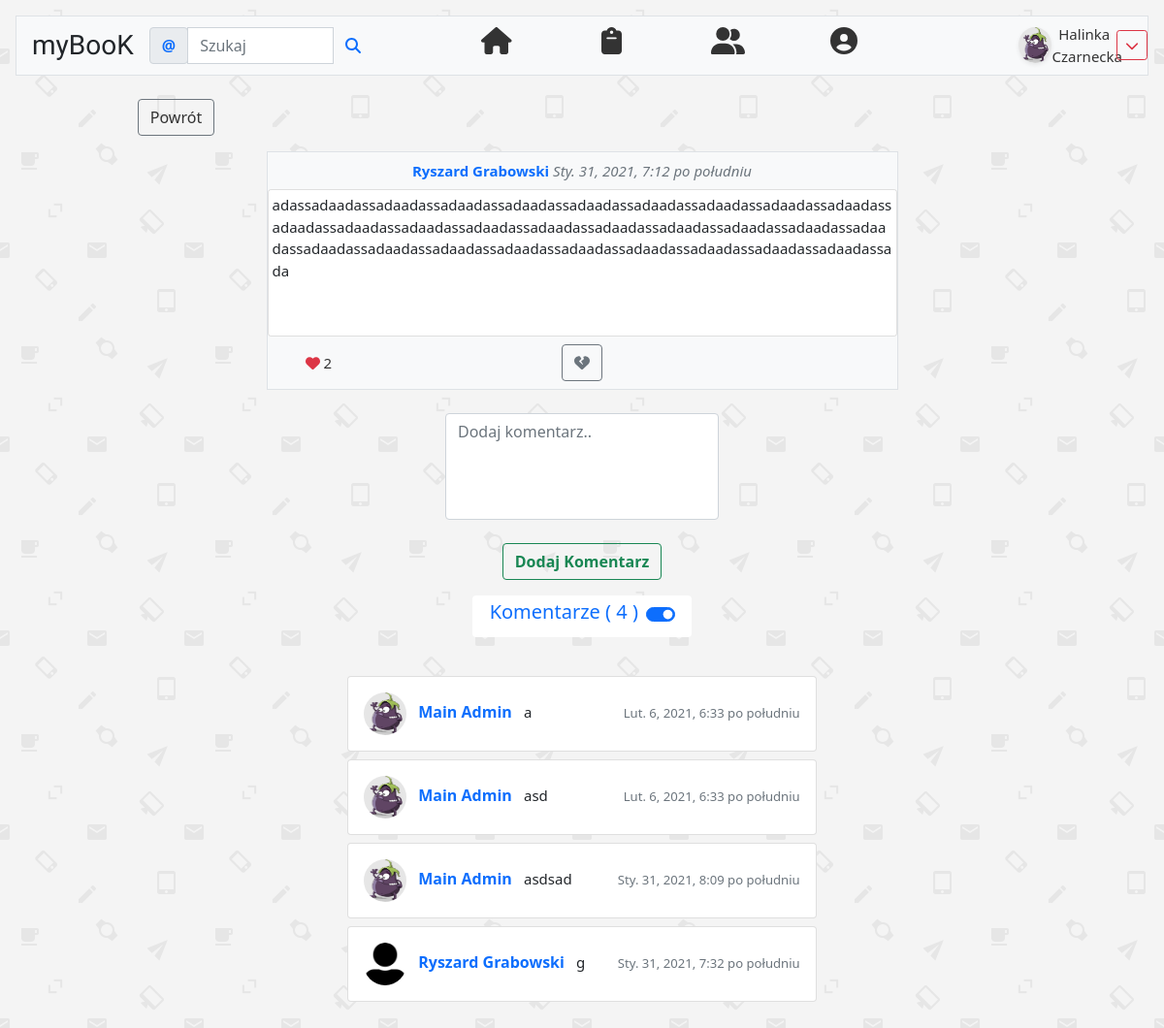
The app's page /feed/post/60 (signed in) with its own data.
### konto/models.py (models this page shows, shortened)
class Profile(models.Model):
    user = models.OneToOneField(settings.AUTH_USER_MODEL, primary_key=True, on_delete=models.CASCADE)
    biography = models.CharField(max_length=80, null=True, blank=True, verbose_name='O mnie')
    profileAvatar = models.ImageField(upload_to='profilePhoto', default='profilePhoto/default.jpg',
                                      blank=True, verbose_name='Zdjęcie Profilowe')
    birthDate = models.DateField(null=True, auto_now_add=False, auto_now=False, blank=True,
                                 verbose_name='Data urodzin')
    city = models.CharField(max_length=99, null=True, blank=True, verbose_name='Miejscowość')
    countryOrigin = CountryField(blank=True, null=True, verbose_name='Kraj pochodzenia')
    followers = models.ManyToManyField(User, blank=True, related_name='followers')
    github = models.URLField(null=True, blank=True, max_length=40)
    snapchat = models.CharField(null=True, blank=True, max_length=40)
    instagram = models.URLField(null=True, blank=True, max_length=40)
    facebook = models.URLField(null=True, blank=True, max_length=40)
    twitter = models.URLField(null=True, blank=True, max_length=40)

### feed/models.py (models this page shows, shortened)
class Post(models.Model):
    postAuthor = models.ForeignKey(User, default=None, blank=True, null=False, on_delete=models.CASCADE)
    postContent = models.TextField(verbose_name='', max_length=200)
    postDate = models.DateTimeField(default=timezone.now)
    postLikes = models.ManyToManyField(User, blank=True, related_name='postlikes')
    postImages = models.ImageField(null=True, blank=True, upload_to='images/%Y/%m/%d', verbose_name='')
    postUrl = models.URLField(null=True, blank=True)

class Comment(models.Model):
    post = models.ForeignKey('Post', on_delete=models.CASCADE)
    commentAuthor = models.ForeignKey(User, blank=True, null=False, on_delete=models.CASCADE)
    commentContent = models.TextField(verbose_name='')
    commentDate = models.DateTimeField(default=timezone.now)

### feed/views.py (the view, shortened to what this page needs)
# urls.py: path('post/<int:pk>', DetailPostView.as_view(), name='detail-post'),
@method_decorator(login_required, name='dispatch')
class DetailPostView(View):
    def get(self, request, pk, *args, **kwargs):
        postget = Post.objects.get(pk=pk)
        formDetail = CommentCreateForm()
        allComments = Comment.objects.filter(post=postget).order_by('-commentDate')
        something = get_object_or_404(Post, id=self.kwargs['pk'])
        ifLiked = False
        if something.postLikes.filter(id=self.request.user.id).exists():
            ifLiked = True
        return render(request, 'feed/detailPost.html', {
            'post': postget,
            'form': formDetail,
            'comments': allComments,
            'something': something,
            'ifLiked': ifLiked,
        })

### feed/forms.py
class CommentCreateForm(forms.ModelForm):
    class Meta:
        model = Comment
        fields = ['commentContent']
        widgets = {
            'commentContent': forms.Textarea(attrs={'class': 'form-control',
                                                    'rows': '4',
                                                    'placeholder': 'Dodaj komentarz..',
                                                    'style': 'resize:none',
                                                    })
        }

### feed/templates/feed/detailPost.html (shortened to what this page needs)
{% extends "mainPage.html" %}
{% block content %}
    <div class="container ">
    <div class="w-25 mt-3">
        <a href="{% url 'feed:followers-posts' %}" class="btn btn-outline-secondary mt-2 "> Powrót </a>
    </div>
    <div class=" col-md-12  mt-3  ">
        {% if post.postImages %}
            <div class="card border container-fluid  row  float-end  col-md-4  bg-white   ">
                <div class="  text-start float-end  mt-3 ">
                    <p class=" overflow-auto  mt-4 border p-1 rounded " style="height: 343px">
                        {{ post.postContent }}
                    </p>
                </div>
                <form method="post">
                    {% csrf_token %}
                    {{ form.as_p }}
                    <div class="m-3">
                        <button class="btn btn-outline-success fw-bold ">Dodaj Komentarz</button>
                    </div>
                </form>
            </div>
            </div>
            <div class="border-bottom   bg-light border col-md-8  ">
        {% else %}
            <div class="border-bottom   bg-light border col-md-7  mx-auto">
        {% endif %}
        {% if request.user == post.postAuthor %}
            <div>
        {% else %}
            <div class="  p-2">
        {% endif %}
        <a class="text-decoration-none fw-bold   text-capitalize text-secondary "
           href="{% url 'userProfile' post.postAuthor.profile.pk %}">
            <strong class="link-primary">
                {{ post.postAuthor.get_full_name }} </strong></a> <em
            class="text-secondary fw-light"> {{ post.postDate }}</em>
        </div>
        <div class=" card mx-auto  text-start     " style="min-height:150px; max-height:488px;    ">
            {% if post.postImages %}
                {% load thumbnail %}
            {% else %}
                <div class=" card bg-white border-0    text-start    " style="min-height:150px; max-height:488px;">
                <p class="p-1  ">
                    {{ post.postContent }}
                </p>
            {% endif %}
            </div>
            </div>
            <div class="mx-auto col-md-11 p-2 ">
                <div class=" dropdown float-start  mt-2 ">
                    <i class="float-start link-danger fas mt-1 mx-1 fa-heart"></i>
                    <a class=" link-primary " href="#" data-bs-toggle="dropdown" aria-expanded="false">
                        {% with allLikes=post.postLikes.count %}
                            {{ allLikes }}
                        {% endwith %}
                    </a>
                </div>
                {% include 'feed/likes-container.html' %}
            </div>
        </div>
        </div>
        </div>
    {% if post.postImages %}
        <div class=" row mb-4 mt-3 ">
    {% else %}
        <div class=" row mb-4 mt-4 ">
        <form method="post" class=" mx-auto col-md-3">
            {{ form.as_p }}
            <div class="mb-2">
                <button class="btn btn-outline-success fw-bold mt-2 ">Dodaj Komentarz</button>
            </div>
        </form>
    {% endif %}
    <div class=" h5 d-flex justify-content-center  mt-2 mb-3">
        <div class="buttons ">
                    <span class="badge bg-white d-flex flex-row align-items-center">
                        <span class="link-primary mx-2">
                            <h5>Komentarze (
                                {% with allComments=comments.count %}
                                    {{ allComments }}
                                {% endwith %})
                            </h5>
                        </span>
                        <div class="form-check form-switch collapsed">
                            <input class="form-check-input"
                                   data-toggle="collapse" type="checkbox"
                                   id="flexSwitchCheckChecked"
                                   data-target="#comments" data-bs-toggle="collapse"
                                   data-bs-target="#comments"
                                   aria-expanded="false"
                                   aria-controls="comments" checked>
                        </div>
                    </span>
        </div>
    </div>
    <div class=" ">
        <div class="accordion-item  ">
            <div id="comments" class="accordion-collapse border-0 collapse" aria-labelledby="flexSwitchCheckChecked"
                 data-bs-parent="#accordionFlushExample">
                <div class="accordion-body  ">
                    {% for comment in comments %}
                        <div class="col-md-5 mx-auto over ">
                            <div class="card p-3 mt-2">
                                <div class="d-flex justify-content-between align-items-center">
                                    <div class="user-select-auto  align-items-center">
                                        <img alt="userProfileImg"
                                             src="{{ comment.commentAuthor.profile.profileAvatar.url }}"
                                             class="   rounded-circle  mx-auto"
                                             width="44px"
                                             height="44px"/>
                                        <small class=" text-primary">
                                            <a class="h6 text-decoration-none fw-normal text-capitalize mx-2"
                                               href="{% url 'userProfile' comment.commentAuthor.profile.pk %}">
                                                <strong class=" link-primary">
                                                    {{ comment.commentAuthor.get_full_name }}
                                                </strong>
                                            </a>
                                        </small>
                                        {{ comment.commentContent }}
                                    </div>
                                    <small class="fw-light text-end  text-secondary"> {{ comment.commentDate }}</small>
                                </div>
                            </div>
                        </div>
                    {% endfor %}
                </div>
            </div>
        </div>
    </div>
{% endblock %}

### konto/templates/mainPage.html (shortened to what this page needs)
{% load static %}
{% url 'feed:followers-posts' as home %}
{% url 'feed:new-posts' as news %}
{% url 'all_users' as people %}
{% url 'profile_edit' user.profile.pk as edit %}
{% url 'profile_edit' user.profile.pk as profEdit %}
{% url 'wyloguj'  as logout %}
{% url 'userProfile' user.profile.pk as profile %}
{% url 'userProfile' user.profile.pk as profiledropdown %}
<!doctype html>
<html lang="pl">
<head>
    <link href="https://cdn.jsdelivr.net/npm/bootstrap@5.0.0-beta1/dist/css/bootstrap.min.css" rel="stylesheet"
>
    <link rel="stylesheet" href="{% static 'css/all.min.css' %}">
    <link href="{% static "css/main.css" %}" rel="stylesheet">
    <link rel="stylesheet" href="//code.jquery.com/ui/1.12.1/themes/base/jquery-ui.css">
</head>
<body class="text-center" style="background-image: url('{% static "backgrounds/tlo01.png" %}' );">
{% if request.user.is_authenticated %}
    <nav class="nav nav-pills m-3  sticky-top border   bg-light navbar-expand-lg ">
    <a class="navbar-brand  text-dark mx-3 mt-2 " href="{% url 'feed:followers-posts' %}">
        <h3 class="chewy  text-decoration-none">
            myBooK
        </h3>
    </a>
    <nav class="navbar navbar-light bg-light   ">
        <form class="form-inline " method="get" action="{% url 'user_search' %}">
            <div class="input-group">
                <div class="input-group-prepend">
                    <span class="input-group-text align-content-center text-primary fw-bold" id="basic-addon1">@</span>
                </div>
                <input type="text" class="form-control" placeholder="Szukaj" aria-label="Username"
                       aria-describedby="basic-addon1" name="quest" value="{{ request.GET.quest }}">
                <button class="btn bg-transparent   "><i class="fas fa-search link-primary"></i>
                </button>
            </div>
        </form>
    </nav>
    <div class="collapse navbar-collapse " id="navbarSupportedContent">
    <div class=" justify-content-center  col-md-10">
        <div class="row">
            <ul class=" nav  nav-navbar  mx-2   col-md-11 justify-content-center  mb-lg-0  ">
                <li class="nav-item mx-2 col-md-2 test"  >
                    <a class="nav-link    {% if request.path == home %} active shadow  bg-secondary     {% endif %}"
                       href="{% url 'feed:followers-posts' %}">
                        <i class="fas fa-home h3 "></i>
                    </a>
                </li>
                <li class=" nav-item mx-2 col-md-2 ">
                    <a class="nav-link {% if request.path == news %} active shadow   bg-secondary {% endif %}"
                       href="{% url 'feed:new-posts' %}">
                        <i class="fas h3 fa-clipboard"></i>
                    </a>
                </li>
                <li class="nav-item  mx-2 col-md-2 ">
                    <a class="nav-link {% if request.path == people %} active shadow    bg-secondary {% endif %} "
                       data-toggle="tab"
                       href="{% url 'all_users' %}">
                        <i class="fas fa-user-friends h3"></i>
                    </a>
                </li>
                <li class="nav-item dropdown  col-md-2 mx-2">
                    <a class="nav-link  {% if request.path == profiledropdown %} active shadow   bg-secondary {% endif %}"
                       href="#"
                       role="button" data-bs-toggle="dropdown" aria-expanded="false">
                        <i class="fas fa-user-circle h3 "></i>
                    </a>
                </li>
            </ul>
        </div>
    </div>
{% endif %}
{% if request.user.is_authenticated %}
<img alt="userProfileImg" src="{{ user.profile.profileAvatar.url }}"
                                         class="rounded-circle shadow-sm " width="37px" height="37px"/>
    <a class="  fw-normal   col-md-1 link" href="{{ profile }} ">
        {{ request.user.first_name }} {{ request.user.last_name }}
    </a>
    <div class="dropdown ">
        <button class=" btn  btn-sm btn-outline-danger   " data-bs-toggle="dropdown" aria-expanded="false">
            <i class="fas fa-chevron-down"></i>
        </button>
    </div>
    </div>
{% endif %}
</nav>
{% block content %}
{% endblock %}
</body>
</html>

### konto/static/css/main.css (style rules this page uses)
body { margin: 0; padding: 0; font-size: 15px; color: #212529; }
.chewy { font-family: 'Chewy', cursive; }
a:link { text-decoration: none; outline-color: #205067; color: #333333; }

### records on screen
Post: postAuthor.get_full_name "Ryszard Grabowski", postDate "Sty. 31, 2021, 7:12 po południu", postContent "adassadaadassadaadassadaadassadaadassadaadassadaadassadaadassadaadassadaadassadaadassadaadassadaadassadaadassadaadassadaadassadaadassadaadassadaadassadaadassadaadassadaadassadaadassadaadassadaadassadaadassadaadassadaadassadaadassada"
Comment: commentAuthor.profile.profileAvatar (picture), commentAuthor.get_full_name "Main Admin", commentContent "a", commentDate "Lut. 6, 2021, 6:33 po południu"
Comment: commentAuthor.profile.profileAvatar (picture), commentAuthor.get_full_name "Main Admin", commentContent "asd", commentDate "Lut. 6, 2021, 6:33 po południu"
Comment: commentAuthor.profile.profileAvatar (picture), commentAuthor.get_full_name "Main Admin", commentContent "asdsad", commentDate "Sty. 31, 2021, 8:09 po południu"
Comment: commentAuthor.profile.profileAvatar (placeholder picture), commentAuthor.get_full_name "Ryszard Grabowski", commentContent "g", commentDate "Sty. 31, 2021, 7:32 po południu"

### other values on screen
{{ request.user.first_name }} "Halinka"
{{ request.user.last_name }} "Czarnecka"
{{ allLikes }} "2"
{{ allComments }} "4"
